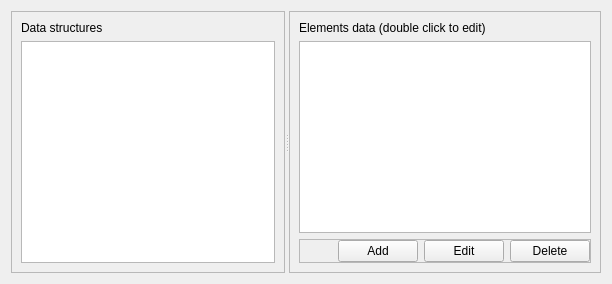
          <widget class="QWidget" name="tab_12">
           <attribute name="icon">
            <iconset resource="icons.qrc">
             <normaloff>:/Icons/icons/squares.svg</normaloff>:/Icons/icons/squares.svg</iconset>
           </attribute>
           <attribute name="title">
            <string>Types catalogue</string>
           </attribute>
           <layout class="QVBoxLayout" name="verticalLayout_32">
            <item>
             <widget class="QSplitter" name="catalogueSplitter">
              <property name="orientation">
               <enum>Qt::Horizontal</enum>
              </property>
              <widget class="QFrame" name="frame_34">
               <property name="frameShape">
                <enum>QFrame::StyledPanel</enum>
               </property>
               <property name="frameShadow">
                <enum>QFrame::Raised</enum>
               </property>
               <layout class="QVBoxLayout" name="verticalLayout_19">
                <item>
                 <widget class="QLabel" name="label_51">
                  <property name="text">
                   <string>Data structures</string>
                  </property>
                 </widget>
                </item>
                <item>
                 <widget class="QListView" name="catalogueDataStructuresListView"/>
                </item>
               </layout>
              </widget>
              <widget class="QFrame" name="frame_35">
               <property name="frameShape">
                <enum>QFrame::StyledPanel</enum>
               </property>
               <property name="frameShadow">
                <enum>QFrame::Raised</enum>
               </property>
               <layout class="QVBoxLayout" name="verticalLayout_31">
                <item>
                 <widget class="QLabel" name="label_52">
                  <property name="text">
                   <string>Elements data (double click to edit)</string>
                  </property>
                 </widget>
                </item>
                <item>
                 <widget class="QTableView" name="catalogueTableView"/>
                </item>
                <item>
                 <widget class="QFrame" name="frame_36">
                  <property name="frameShape">
                   <enum>QFrame::StyledPanel</enum>
                  </property>
                  <property name="frameShadow">
                   <enum>QFrame::Raised</enum>
                  </property>
                  <layout class="QHBoxLayout" name="horizontalLayout_9">
                   <property name="leftMargin">
                    <number>0</number>
                   </property>
                   <property name="topMargin">
                    <number>0</number>
                   </property>
                   <property name="rightMargin">
                    <number>0</number>
                   </property>
                   <property name="bottomMargin">
                    <number>0</number>
                   </property>
                   <item>
                    <spacer name="horizontalSpacer_16">
                     <property name="orientation">
                      <enum>Qt::Horizontal</enum>
                     </property>
                     <property name="sizeHint" stdset="0">
                      <size>
                       <width>40</width>
                       <height>20</height>
                      </size>
                     </property>
                    </spacer>
                   </item>
                   <item>
                    <widget class="QPushButton" name="catalogue_add_pushButton">
                     <property name="text">
                      <string>Add</string>
                     </property>
                     <property name="icon">
                      <iconset resource="icons.qrc">
                       <normaloff>:/Icons/icons/plus.svg</normaloff>:/Icons/icons/plus.svg</iconset>
                     </property>
                    </widget>
                   </item>
                   <item>
                    <widget class="QPushButton" name="catalogue_edit_pushButton">
                     <property name="text">
                      <string>Edit</string>
                     </property>
                     <property name="icon">
                      <iconset resource="icons.qrc">
                       <normaloff>:/Icons/icons/edit.svg</normaloff>:/Icons/icons/edit.svg</iconset>
                     </property>
                    </widget>
                   </item>
                   <item>
                    <widget class="QPushButton" name="catalogue_delete_pushButton">
                     <property name="text">
                      <string>Delete</string>
                     </property>
                     <property name="icon">
                      <iconset resource="icons.qrc">
                       <normaloff>:/Icons/icons/minus.svg</normaloff>:/Icons/icons/minus.svg</iconset>
                     </property>
                    </widget>
                   </item>
                  </layout>
                 </widget>
                </item>
               </layout>
              </widget>
             </widget>
            </item>
           </layout>
          </widget>
